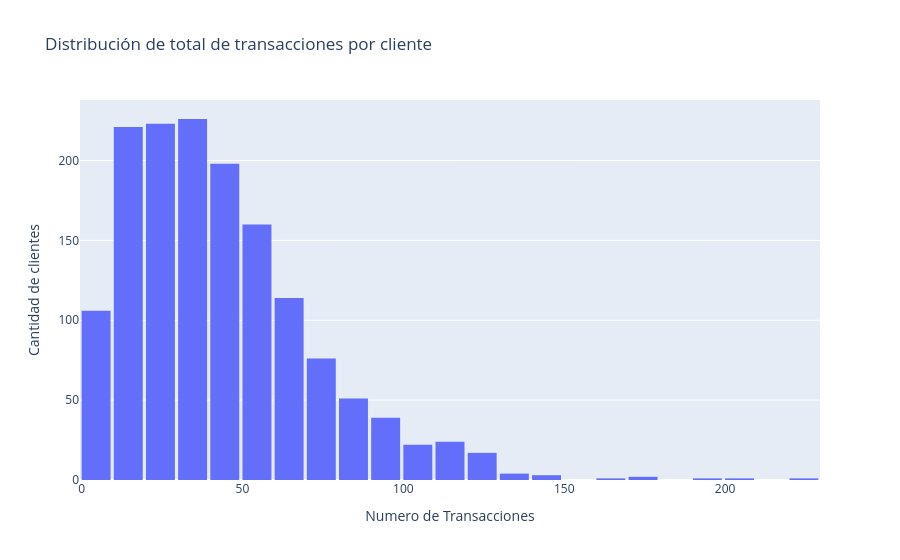

Write notebook code for a chart like this one.
### Code cell
fig = px.histogram(
    transacciones_cliente,
    x="total transacciones",
    nbins=30,  
    title="Distribución de total de transacciones por cliente",
    labels={"total transacciones": "Total de transacciones por cliente"}
)

fig.update_layout(
    bargap=0.1,
    xaxis_title="Numero de Transacciones",
    yaxis_title="Cantidad de clientes"
)

fig.show()

### Figure 1 — Plotly figure (JSON) as saved in the notebook; plotly's stock layout.template omitted (floating-point values rounded to 4 significant figures; data arrays with more than 128 entries replaced by an {"elided": "..."} marker saying what was removed)
{"data": [{"bingroup": "x", "hovertemplate": "Total de transacciones por cliente=%{x}<br>count=%{y}<extra></extra>", "legendgroup": "", "marker": {"color": "#636efa", "pattern": {"shape": ""}}, "name": "", "nbinsx": 30, "orientation": "v", "showlegend": false, "type": "histogram", "x": {"elided": "1490 int values"}, "xaxis": "x", "yaxis": "y"}], "layout": {"bargap": 0.1, "barmode": "relative", "legend": {"tracegroupgap": 0}, "title": {"text": "Distribución de total de transacciones por cliente"}, "xaxis": {"anchor": "y", "domain": [0, 1], "title": {"text": "Numero de Transacciones"}}, "yaxis": {"anchor": "x", "domain": [0, 1], "title": {"text": "Cantidad de clientes"}}}}
